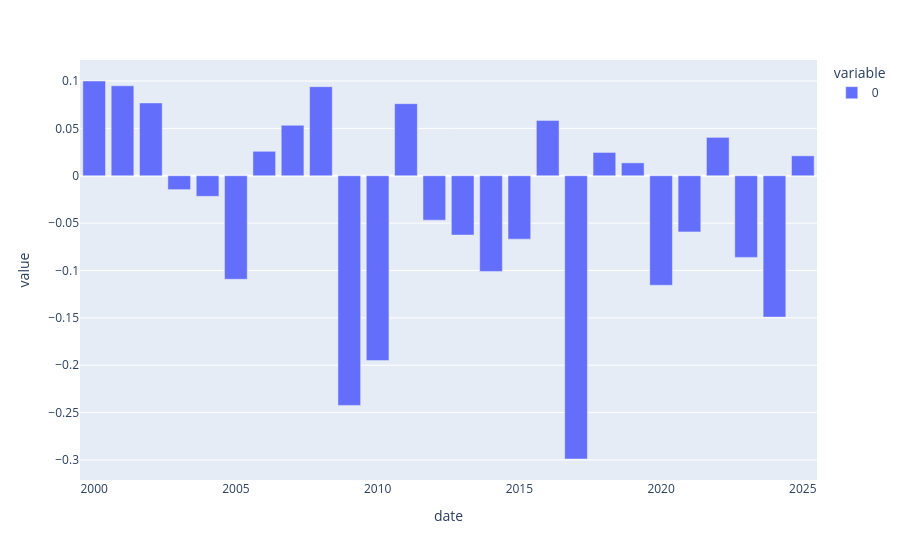

The notebook cell saved with this chart:
### Code cell
px.bar(x)

### Figure 1 — Plotly figure (JSON) as saved in the notebook; plotly's stock layout.template omitted (floating-point values rounded to 4 significant figures)
{"data": [{"alignmentgroup": "True", "hovertemplate": "variable=0<br>date=%{x}<br>value=%{y}<extra></extra>", "legendgroup": "0", "marker": {"color": "#636efa", "pattern": {"shape": ""}}, "name": "0", "offsetgroup": "0", "orientation": "v", "showlegend": true, "textposition": "auto", "type": "bar", "x": [2000, 2001, 2002, 2003, 2004, 2005, 2006, 2007, 2008, 2009, 2010, 2011, 2012, 2013, 2014, 2015, 2016, 2017, 2018, 2019, 2020, 2021, 2022, 2023, 2024, 2025], "xaxis": "x", "y": [0.1, 0.09492, 0.07685, -0.01466, -0.02172, -0.1093, 0.02581, 0.05328, 0.09401, -0.2424, -0.1951, 0.07607, -0.04689, -0.06265, -0.101, -0.06692, 0.05843, -0.299, 0.0246, 0.0136, -0.1156, -0.05926, 0.04049, -0.08618, -0.1492, 0.02103], "yaxis": "y"}], "layout": {"barmode": "relative", "legend": {"title": {"text": "variable"}, "tracegroupgap": 0}, "margin": {"t": 60}, "xaxis": {"anchor": "y", "domain": [0, 1], "title": {"text": "date"}}, "yaxis": {"anchor": "x", "domain": [0, 1], "title": {"text": "value"}}}}
